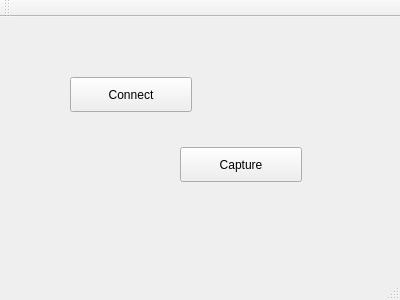
<?xml version="1.0" encoding="UTF-8"?>
<ui version="4.0">
 <class>MainWindow</class>
 <widget class="QMainWindow" name="MainWindow">
  <property name="geometry">
   <rect>
    <x>0</x>
    <y>0</y>
    <width>400</width>
    <height>300</height>
   </rect>
  </property>
  <property name="windowTitle">
   <string>MainWindow</string>
  </property>
  <widget class="QWidget" name="centralWidget">
   <widget class="QPushButton" name="pushButton">
    <property name="geometry">
     <rect>
      <x>70</x>
      <y>60</y>
      <width>122</width>
      <height>35</height>
     </rect>
    </property>
    <property name="text">
     <string>Connect</string>
    </property>
   </widget>
   <widget class="QPushButton" name="pushButton_2">
    <property name="geometry">
     <rect>
      <x>180</x>
      <y>130</y>
      <width>122</width>
      <height>35</height>
     </rect>
    </property>
    <property name="text">
     <string>Capture</string>
    </property>
   </widget>
  </widget>
  <widget class="QMenuBar" name="menuBar">
   <property name="geometry">
    <rect>
     <x>0</x>
     <y>0</y>
     <width>400</width>
     <height>28</height>
    </rect>
   </property>
  </widget>
  <widget class="QToolBar" name="mainToolBar">
   <attribute name="toolBarArea">
    <enum>TopToolBarArea</enum>
   </attribute>
   <attribute name="toolBarBreak">
    <bool>false</bool>
   </attribute>
  </widget>
  <widget class="QStatusBar" name="statusBar"/>
 </widget>
 <layoutdefault spacing="6" margin="11"/>
 <resources/>
 <connections/>
</ui>
